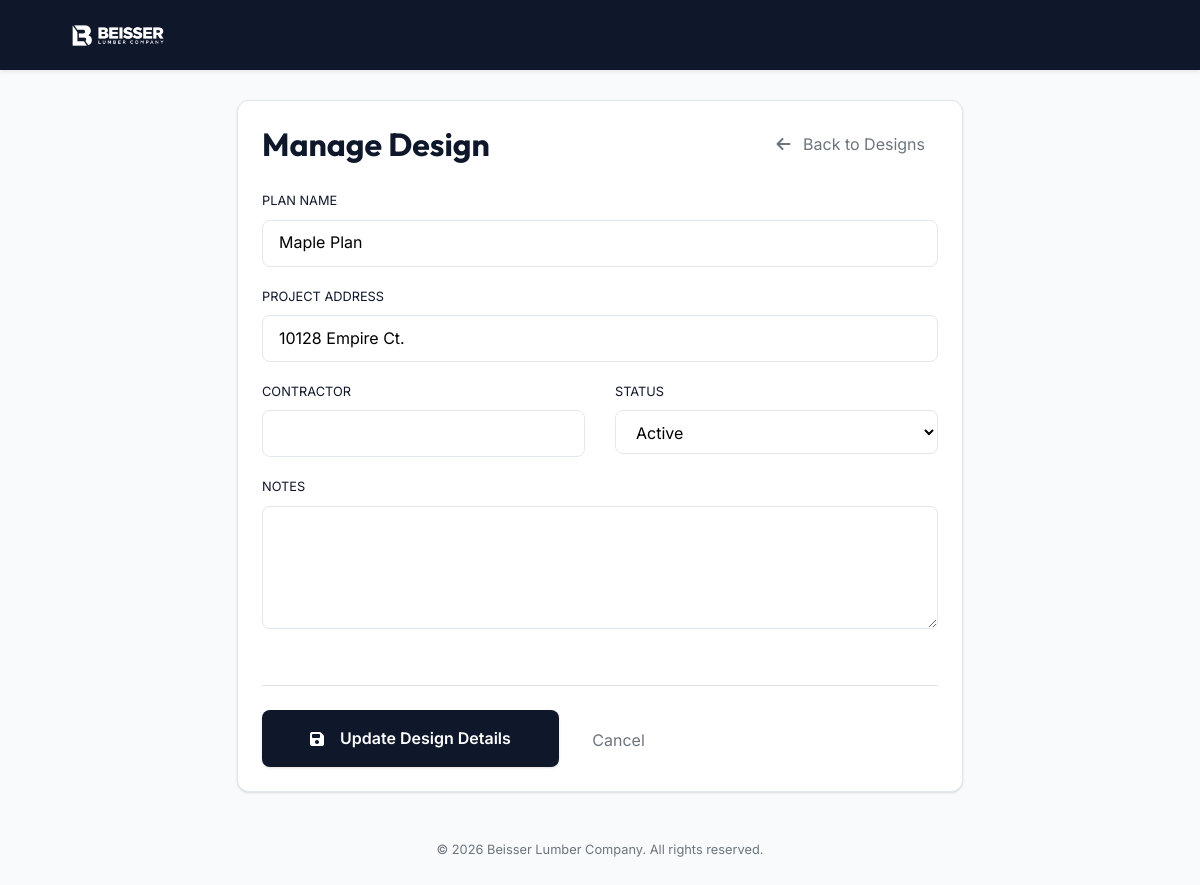
The app's page /manage_design/25 with its own data.
### project/models.py (models this page shows)
class Design(db.Model):  # New table
    id = db.Column(db.Integer, primary_key=True)
    planNumber = db.Column(db.String(10), nullable=False, unique=True)  # number that will autogenerate later on
    plan_name = db.Column(db.String(100), nullable=False)
    customer_id = db.Column(db.Integer, db.ForeignKey('customer.id'), nullable=False)
    project_address = db.Column(db.String(200), nullable=False)
    contractor = db.Column(db.String(100), nullable=True)
    log_date = db.Column(db.DateTime, default=datetime.utcnow)
    preliminary_set_date = db.Column(db.DateTime, nullable=True)
    designer_id = db.Column(db.Integer, db.ForeignKey('estimator.estimatorID'), nullable=True)  # Changed to nullable=True
    status = db.Column(db.String(50), default='Active')  # Default to 'Active'
    plan_description = db.Column(db.String(50), nullable=True)
    notes = db.Column(db.Text, nullable=True)
    last_updated_by = db.Column(db.String(150), nullable=True)
    last_updated_at = db.Column(db.DateTime, nullable=True, default=datetime.utcnow)
    branch_id = db.Column(db.Integer, db.ForeignKey('branch.branch_id'), nullable=True)
    customer = db.relationship('Customer', backref=db.backref('designs', lazy=True))
    designer = db.relationship('Estimator', backref=db.backref('designs', lazy=True))
    branch = db.relationship('Branch', backref=db.backref('designs', lazy=True))

### project/blueprints/main/routes.py (the view)
@main.route('/manage_design/<int:design_id>', methods=['GET', 'POST'])
def manage_design(design_id):
    design = Design.query.get_or_404(design_id)
    form = DesignForm(obj=design)  # Create an instance of your form and pass the design object
    customer_query = Customer.query
    if design.branch_id:
        customer_query = customer_query.filter((Customer.branch_id == design.branch_id) | (Customer.branch_id == None))
    form.customer_id.choices = [(customer.id, customer.name) for customer in customer_query.all()]
    form.designer_id.choices = get_branch_estimators(design.branch_id, estimator_type='designer')
    form.branch_id.choices = [(b.branch_id, b.branch_name) for b in Branch.query.all()]
    if form.validate_on_submit():
        form.populate_obj(design)
        db.session.commit()
        flash('Design updated successfully!', 'success')
        return redirect(url_for('main.open_designs'))
    statuses = ['Active', 'Bid Set', 'Cancelled', 'Completed', 'On Hold']
    return render_template('manage_design.html', design=design, form=form, statuses=statuses)

### project/forms.py
class DesignForm(BaseForm):
    plan_name = StringField('Plan Name', validators=[DataRequired()])
    project_address = StringField('Project Address', validators=[DataRequired()])
    contractor = StringField('Contractor')
    customer_id = SelectField('Customer', coerce=int, validators=[Optional()])
    designer_id = SelectField('Designer', coerce=int, validators=[Optional()])
    preliminary_set_date = DateField('Preliminary Set Date', format='%Y-%m-%d', validators=[Optional()])
    status = SelectField('Status', choices=[
        ('Active', 'Active'),
        ('Bid Set', 'Bid Set'),
        ('Cancelled', 'Cancelled'),
        ('Completed', 'Completed'),
        ('On Hold', 'On Hold')
    ])
    plan_description = SelectField('Type', choices=[
        ('New Design', 'New Design'),
        ('Redesign', 'Redesign')
    ])
    notes = TextAreaField('Notes')
    branch_id = SelectField('Branch', coerce=int, choices=[])
    submit = SubmitField('Create Design')

### project/blueprints/main/routes.py (called while the page is built)
@main.context_processor
def inject_s3_url():
    return dict(get_s3_url=get_s3_url)

def get_branch_estimators(branch_id, estimator_type=None):
    query = db.session.query(Estimator).join(
        User, User.username == Estimator.estimatorUsername
    ).filter(User.is_active == True)
    if branch_id and branch_id != 0:
        query = query.filter(User.user_branch_id == branch_id)
    if estimator_type:
        query = query.filter(Estimator.type == estimator_type)
    estimators = query.all()
    return [(0, 'No Estimator')] + [(e.estimatorID, e.estimatorName) for e in estimators]

### project/templates/manage_design.html (shortened to what this page needs)
{% extends "base.html" %}
{% block content %}
<div class="row justify-content-center">
    <div class="col-lg-8">
        <div class="premium-card">
            <div class="d-flex justify-content-between align-items-center mb-4">
                <h2 class="m-0 font-weight-bold" style="font-family: 'Outfit', sans-serif;">Manage Design</h2>
                <a href="{{ url_for('main.open_designs') }}" class="btn text-muted font-weight-600 small">
                    <i class="fas fa-arrow-left mr-2"></i> Back to Designs
                </a>
            </div>
            <form action="{{ url_for('main.manage_design', design_id=design.id) }}" method="POST">
                <div class="form-group">
                    <label class="font-weight-600 small text-uppercase tracking-wider">Plan Name</label>
                    {{ form.plan_name(class="input-modern") }}
                </div>
                <div class="form-group">
                    <label class="font-weight-600 small text-uppercase tracking-wider">Project Address</label>
                    {{ form.project_address(class="input-modern") }}
                </div>
                <div class="row">
                    <div class="col-md-6">
                        <div class="form-group">
                            <label class="font-weight-600 small text-uppercase tracking-wider">Contractor</label>
                            {{ form.contractor(class="input-modern") }}
                        </div>
                    </div>
                    <div class="col-md-6">
                        <div class="form-group">
                            <label class="font-weight-600 small text-uppercase tracking-wider">Status</label>
                            {{ form.status(class="input-modern") }}
                        </div>
                    </div>
                </div>
                <div class="form-group">
                    <label class="font-weight-600 small text-uppercase tracking-wider">Notes</label>
                    {{ form.notes(class="input-modern", rows="4") }}
                </div>
                <div class="mt-5 pt-4 border-top">
                    <button type="submit" class="btn-premium px-5 py-3">
                        <i class="fas fa-save mr-2"></i> Update Design Details
                    </button>
                    <a href="{{ url_for('main.open_designs') }}" class="btn text-muted font-weight-600 ml-3">Cancel</a>
                </div>
            </form>
        </div>
    </div>
</div>
{% endblock %}

### project/static/css/main.css (style rules this page uses)
:root { --primary: #0f172a; --primary-hover: #1e293b; --primary-light: #dbeafe; --navbar-height: 70px; --secondary: #64748b; --accent: #f59e0b; --success: #10b981; --danger: #ef4444; --info: #0ea5e9; --background: #f8fafc; --surface: #ffffff; --surface-muted: #f1f5f9; --text-main: #0f172a; --text-muted: #64748b; --text-on-primary: #ffffff; --border: #e2e8f0; --border-focus: #0f172a; --space-xs: 0.25rem; --space-sm: 0.5rem; --space-md: 1rem; --space-lg: 1.5rem; --space-xl: 2rem; --shadow-sm: 0 1px 3px 0 rgb(0 0 0 / 0.1), 0 1px 2px -1px rgb(0 0 0 / 0.1); --shadow-md: 0 4px 6px -1px rgb(0 0 0 / 0.1), 0 2px 4px -2px rgb(0 0 0 / 0.1); --shadow-lg: 0 20px 25px -5px rgb(0 0 0 / 0.1), 0 8px 10px -6px rgb(0 0 0 / 0.1); --shadow-glow: 0 0 15px rgba\(30, 64, 175, 0.3\); --radius-sm: 0.375rem; --radius-md: 0.5rem; --radius-lg: 0.75rem; --radius-full: 9999px; --sidebar-width: 280px; --sidebar-bg: #006834; --sidebar-bg-hover: #004d26; --sidebar-text: #ffffff; }
body { background-color: var(--background); color: var(--text-main); font-family: 'Inter', system-ui, -apple-system, sans-serif; line-height: 1.6; margin: 0; scroll-behavior: smooth; }
.premium-card { background: var(--surface); border: 1px solid var(--border); border-radius: var(--radius-lg); box-shadow: var(--shadow-sm); transition: all 0.4s cubic-bezier(0.165, 0.84, 0.44, 1); padding: var(--space-lg); }
.btn-premium { background: var(--primary); color: var(--text-on-primary); padding: 0.6rem 1.25rem; border-radius: var(--radius-md); border: none; font-weight: 600; transition: all 0.2s cubic-bezier(0.4, 0, 0.2, 1); display: inline-flex; align-items: center; gap: var(--space-sm); text-decoration: none; box-shadow: var(--shadow-sm); }
.input-modern { width: 100%; padding: 0.6rem 1rem; border: 1px solid var(--border); border-radius: var(--radius-md); background: var(--surface); transition: all 0.2s ease; }

### records on screen
Design: plan_name "Maple Plan", project_address "10128 Empire Ct.", status "Active"

### other values on screen
{{ now.year if now else '2026' }} "2026"
